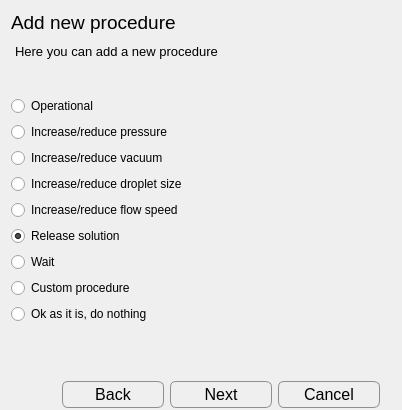
         <widget class="QWidget" name="page_5">
          <layout class="QVBoxLayout" name="verticalLayout_2">
           <property name="bottomMargin">
            <number>0</number>
           </property>
           <item>
            <widget class="QLabel" name="label_21">
             <property name="font">
              <font>
               <pointsize>14</pointsize>
              </font>
             </property>
             <property name="text">
              <string>Add new procedure</string>
             </property>
            </widget>
           </item>
           <item>
            <widget class="QPlainTextEdit" name="plainTextEdit_7">
             <property name="sizePolicy">
              <sizepolicy hsizetype="Expanding" vsizetype="Expanding">
               <horstretch>0</horstretch>
               <verstretch>0</verstretch>
              </sizepolicy>
             </property>
             <property name="maximumSize">
              <size>
               <width>16777215</width>
               <height>50</height>
              </size>
             </property>
             <property name="font">
              <font>
               <pointsize>10</pointsize>
              </font>
             </property>
             <property name="styleSheet">
              <string notr="true">QPlainTextEdit {
    background-color: transparent;
    /*background-image: url(draft.png);*/
    background-attachment: scroll;
}</string>
             </property>
             <property name="frameShape">
              <enum>QFrame::NoFrame</enum>
             </property>
             <property name="plainText">
              <string>Here you can add a new procedure</string>
             </property>
            </widget>
           </item>
           <item>
            <widget class="QRadioButton" name="radioButton_add_proced_oper">
             <property name="text">
              <string>Operational</string>
             </property>
            </widget>
           </item>
           <item>
            <widget class="QRadioButton" name="radioButton_add_proced_pres">
             <property name="text">
              <string>Increase/reduce pressure</string>
             </property>
            </widget>
           </item>
           <item>
            <widget class="QRadioButton" name="radioButton_add_proced_vac">
             <property name="text">
              <string>Increase/reduce vacuum</string>
             </property>
            </widget>
           </item>
           <item>
            <widget class="QRadioButton" name="radioButton_add_proced_ds">
             <property name="text">
              <string>Increase/reduce droplet size</string>
             </property>
            </widget>
           </item>
           <item>
            <widget class="QRadioButton" name="radioButton_add_proced_fs">
             <property name="text">
              <string>Increase/reduce flow speed</string>
             </property>
            </widget>
           </item>
           <item>
            <widget class="QRadioButton" name="radioButton_add_proced_res_sol">
             <property name="text">
              <string>Release solution</string>
             </property>
             <property name="checked">
              <bool>true</bool>
             </property>
            </widget>
           </item>
           <item>
            <widget class="QRadioButton" name="radioButton_add_proced_wait">
             <property name="text">
              <string>Wait</string>
             </property>
            </widget>
           </item>
           <item>
            <widget class="QRadioButton" name="radioButton_add_proced_custom">
             <property name="text">
              <string>Custom procedure</string>
             </property>
            </widget>
           </item>
           <item>
            <widget class="QRadioButton" name="radioButton_add_proced_none">
             <property name="text">
              <string>Ok as it is, do nothing</string>
             </property>
            </widget>
           </item>
           <item>
            <spacer name="verticalSpacer_12">
             <property name="orientation">
              <enum>Qt::Vertical</enum>
             </property>
             <property name="sizeHint" stdset="0">
              <size>
               <width>20</width>
               <height>40</height>
              </size>
             </property>
            </spacer>
           </item>
           <item>
            <widget class="QGroupBox" name="groupBox_9">
             <property name="maximumSize">
              <size>
               <width>16777215</width>
               <height>45</height>
              </size>
             </property>
             <property name="styleSheet">
              <string notr="true">QGroupBox {
    border: 2px solid transparent;
}

 QPushButton {
     border: 1px solid #8f8f91;
     border-radius: 6px;
     width: 100px;
     height: 25px;
     font-size: 16px;
     background-color: qlineargradient(x1: 0, y1: 0, x2: 0, y2: 1,
                                       stop: 0 #f6f7fa, stop: 1 #dadbde);

 }

 QPushButton:focus:pressed {
     background-color: qlineargradient(x1: 0, y1: 0, x2: 0, y2: 1,
                                       stop: 0 #F0FFF0, stop: 1 #f6f7fa);
 }

 QPushButton:hover {
     background-color: qlineargradient(x1: 0, y1: 0, x2: 0, y2: 1,
                                       stop: 0 #f6f7fa, stop: 1 #F0FFF0);
 }

QPushButton:disabled{ background-color: #CCCCCC; }

 QPushButton:flat {
     border: none; /* no border for a flat push button */
 }

 QPushButton:default {
     border-color: navy; /* make the default button prominent */
 }</string>
             </property>
             <property name="title">
              <string/>
             </property>
             <layout class="QGridLayout" name="gridLayout_19">
              <property name="bottomMargin">
               <number>0</number>
              </property>
              <item row="0" column="2">
               <widget class="QPushButton" name="pushButton_next5">
                <property name="text">
                 <string>Next</string>
                </property>
               </widget>
              </item>
              <item row="0" column="3">
               <widget class="QPushButton" name="pushButton_cancel5">
                <property name="text">
                 <string>Cancel</string>
                </property>
               </widget>
              </item>
              <item row="0" column="1">
               <widget class="QPushButton" name="pushButton_back5">
                <property name="text">
                 <string>Back</string>
                </property>
               </widget>
              </item>
              <item row="0" column="0">
               <spacer name="horizontalSpacer_11">
                <property name="orientation">
                 <enum>Qt::Horizontal</enum>
                </property>
                <property name="sizeHint" stdset="0">
                 <size>
                  <width>40</width>
                  <height>20</height>
                 </size>
                </property>
               </spacer>
              </item>
             </layout>
            </widget>
           </item>
          </layout>
         </widget>
